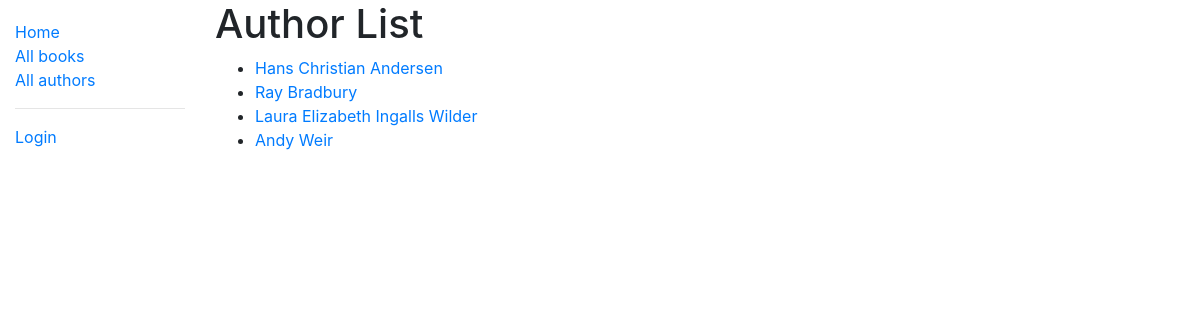
Screenshot of /catalog/authors/ with the database file from the repository.
### catalog/models.py (models this page shows, shortened)
class Author(models.Model):
    first_name = models.CharField(max_length=100)
    last_name = models.CharField(max_length=100)
    date_of_birth = models.DateField(null=True, blank=True)
    date_of_death = models.DateField('died', null=True, blank=True)
    class Meta:
        ordering = ['last_name', 'first_name']
    def get_absolute_url(self):
        return reverse('author-detail', args=[str(self.id)])

### catalog/views.py (the view)
class AuthorListView(generic.ListView):
    model = Author
    paginate_by = 10

### catalog/templates/catalog/author_list.html
{% extends "base_generic.html" %}
{% block content %}
  <h1>Author List</h1>
  {% if author_list %}
  <ul>
    {% for author in author_list %}
      <li>
        <a href="{{ author.get_absolute_url }}">{{ author.first_name }} {{ author.last_name}}</a>
      </li>
    {% endfor %}
  </ul>
  {% else %}
    <p>We have no books by that author in the library.</p>
  {% endif %}
{% endblock %}

### rows the page displays
Author: first_name "Hans Christian", last_name "Andersen"
Author: first_name "Ray", last_name "Bradbury"
Author: first_name "Laura Elizabeth", last_name "Ingalls Wilder"
Author: first_name "Andy", last_name "Weir"
